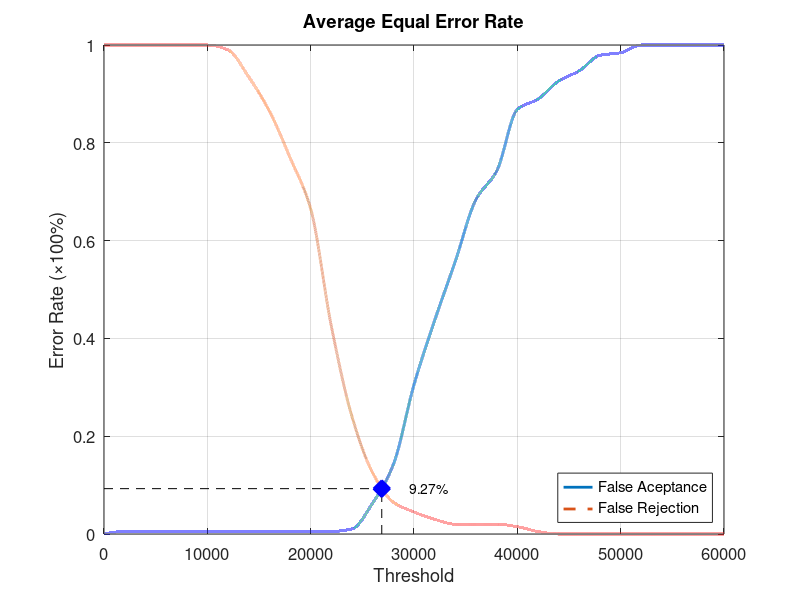
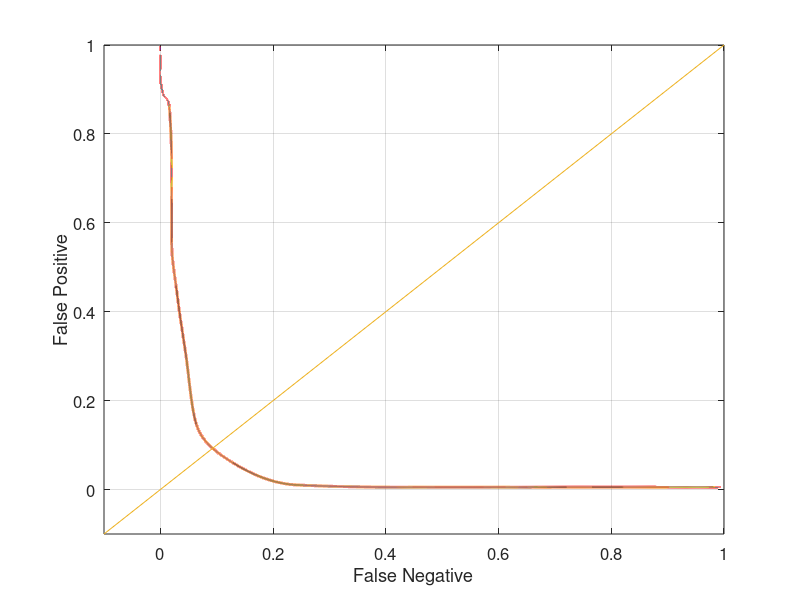

These figures' MATLAB source, in order:
function yEER = Database5_1
close all;
clear;
clc;
x = 0:2000:60000;
xq = 0:0.5:60000;

y0 = [0 0.00526316 0.00526316 0.00526316 0.00526316 0.00526316 0.00526316 0.00526316 0.00526316 0.00526316 0.00526316 0.00526316 0.0105263 0.0631579 0.142105 0.305263 0.436842 0.557895 0.684211 0.742105 0.868421 0.889474 0.926316 0.947368 0.978947 0.984211 1 1 1 1 1];
yy0 = interp1(x, y0, xq, 'pchip');
y1 = [1 1 1 1 1 1 0.99 0.935 0.865 0.77 0.665 0.425 0.24 0.125 0.065 0.045 0.03 0.02 0.02 0.02 0.015 0.005 0 0 0 0 0 0 0 0 0];
yy1 = interp1(x, y1, xq, 'pchip');

% Calculating EER: 
y2 = abs(y0 - y1);
find(y2 == min(y2))
yy2 = abs(yy0 - yy1);
xEER = find(yy2 == min(yy2));
xEERIndex = xq(xEER) % X-axis EER
yEER = yy0(xEER) % Y-axis EER

main = figure
plot(xq, yy0,'-','LineWidth', 2);	hold on
plot(xq, yy1,'--','LineWidth', 2);	hold on
plot([xEERIndex xEERIndex], [0 yEER], 'k--');	hold on
plot([0 xEERIndex], [yEER yEER], 'k--');	hold on
plot(xEERIndex, yEER, 'bx', 'LineWidth', 10);	hold on
text(xEERIndex + 10 * xEERIndex / 100, yEER, [num2str(round((10000 * yEER)) / 100) '%'])
legend('False Aceptance', 'False Rejection', 'Location', 'SouthEast')
xlabel('Threshold')
ylabel('Error Rate (\times100%)')
title('Average Equal Error Rate')
set(gca, 'FontSize', 12)
axis([0 60000 0 1])
grid on

print(main, 'Database5_1Main', '-dpng');
FNRxFPR = figure('Color', [1 1 1]);
plot(yy1, yy0, '-', yy1, yy0, 'LineWidth', 2);
hold on
y = -0.1:0.1:1
plot(y, y); 
set(gca, 'FontSize', 12)
xlabel('False Negative')
ylabel('False Positive')
axis([-0.1 1 -0.1 1])
set(gca, 'FontSize', 12)
grid on

print(FNRxFPR, 'Database5_1FNRxFPR','-dpng');
end
